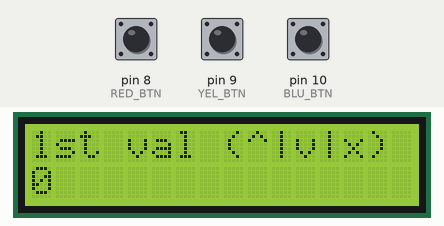
Recording of a sketch running on a simulated Arduino Uno, built with avr-gcc and run on an emulated ATmega328P. Parts: 16×2 character LCD. The test bench sets the inputs (shaded band); at power-on: pin 10 (BLU_BTN) HIGH, pin 9 (YEL_BTN) HIGH, pin 8 (RED_BTN) HIGH. What the sketch prints to the serial monitor is not drawn.

Above: at 1.2 s.
1.3 s: pin 10 (BLU_BTN) pulled LOW for 0.3 s
At 2.5 s:
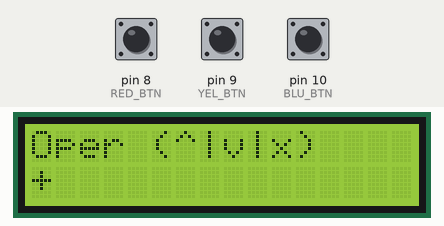
3.4 s: pin 9 (YEL_BTN) pulled LOW for 1 s
At 5.4 s:
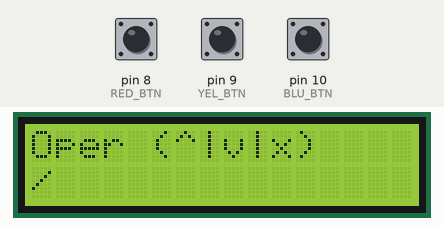
5.9 s: pin 10 (BLU_BTN) pulled LOW for 1 s
At 8.2 s:
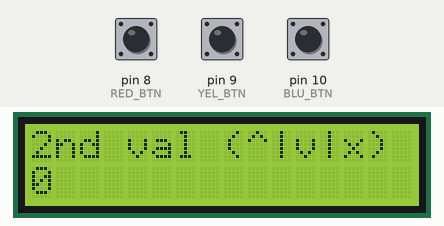
8.8 s: pin 10 (BLU_BTN) pulled LOW for 0.3 s
At 10.6 s:
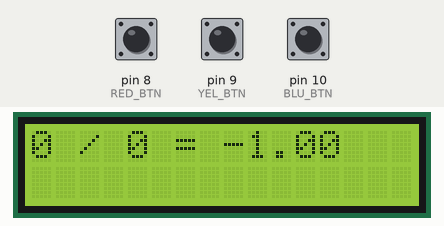
10.9 s: pin 10 (BLU_BTN) pulled LOW for 3.2 s
At 15.8 s:
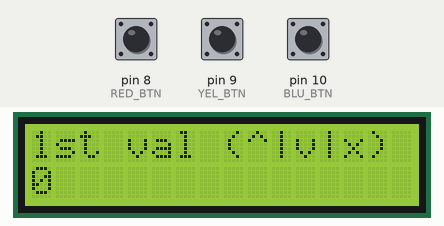
16.3 s: pin 9 (YEL_BTN) pulled LOW for 0.3 s
At 17.7 s:
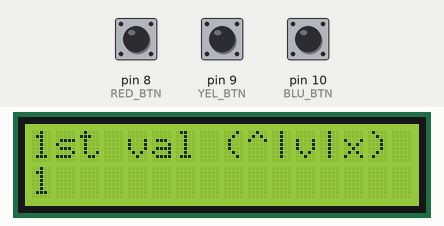
Timing chart, 0 to 19.1 s (numbered marks = the images above; inputs shaded):
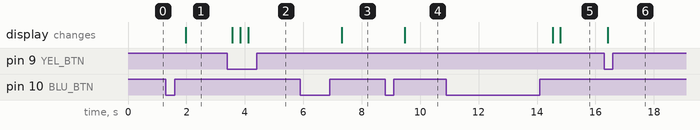

Measured:
- after the input at 1.3 s, the display: changes after 0.67 s (image 1)
- after the input at 3.4 s, the display: first changes after 0.17 s (image 2 shows a later state)
- after the input at 5.9 s, the display: changes after 1.4 s (image 3)
- after the input at 8.8 s, the display: changes after 0.68 s (image 4)
- after the input at 10.9 s, the display: first changes after 3.6 s (image 5 shows a later state)
- after the input at 16.3 s, the display: changes after 0.12 s (image 6)

The sketch:

049_lcd_calculator.ino
```cpp
/**
 * https://www.youtube.com/watch?v=4BaDaGTUgIY&list=PLGs0VKk2DiYw-L-RibttcvK-WBZm8WLEP&index=48
 *
 * LCD Display with I2C bus
 * Calculator
 *
 * Prompt user to input two values, then select an operation.
 * Display the equation and the result afterwards.
 *
 * Note:
 * - I2C addres: 39 (0x27)
 * - There are two possible i2c pin configurations:
 *   #1 - const int en = 2, rw = 1, rs = 0, d4 = 4, d5 = 5, d6 = 6, d7 = 7, bl = 3
 *   #2 - const int en = 4, rw = 5, rs = 5, d4 = 0, d5 = 1, d6 = 2, d7 = 3, bl = 7
 *   For your setup, use #1
 * - Troubleshooting for no display. Adjust potentiometer (blue dial at back of i2c)
 *   https://forum.arduino.cc/index.php?topic=453497.msg3120006#msg3120006
 */

#include <Wire.h>
#include <LiquidCrystal_I2C.h>

#define RED_BTN 8
#define YEL_BTN 9
#define BLU_BTN 10

const int en = 2, rw = 1, rs = 0, d4 = 4, d5 = 5, d6 = 6, d7 = 7, bl = 3; // i2c to lcd pinout
const int i2c_addr = 0x27; // i2c adapter address
const int delayMs = 250;
const int resetVal = 0;
const int maxVal = 9;
const int operMinVal = 0;
const int operMaxVal = 3;

int opPhase = 0; // 0: ask 1st val, 1: ask 2nd val, 2: ask oper, 3: show result
int redVal;
int yelVal;
int bluVal;
int prevBluVal = 1;

int val1 = 0; // 0 - 9
int val2 = 0; // 0 - 9
int opVal = 0; // 0: add , 1: subtract , 2: multiply , 3: divide
float result = 0; // final result
String opChar = "";

String q1 = "1st val (^|v|x)";
String q2 = "2nd val (^|v|x)";
String q3 = "Oper (^|v|x)";

LiquidCrystal_I2C lcd(i2c_addr, en, rw, rs, d4, d5, d6, d7, bl, POSITIVE);
//LiquidCrystal_I2C lcd(i2c_addr);

void setup() {
  // put your setup code here, to run once:
  lcd.begin(16,2); // 16 cols, 2 rows

  pinMode(RED_BTN, INPUT_PULLUP);
  pinMode(YEL_BTN, INPUT_PULLUP);
  pinMode(BLU_BTN, INPUT_PULLUP);

  Serial.begin(9600);
}

void loop() {
//  Serial.print("opPhase: ");
//  Serial.print(opPhase);
//  Serial.print(" val1: ");
//  Serial.print(val1);
//  Serial.print(" val2: ");
//  Serial.print(val2);
//  Serial.print(" opVal: ");
//  Serial.print(opVal);
//  Serial.println();

  Serial.print("redVal:");
  Serial.print(redVal);
  Serial.print(" yelVal:");
  Serial.print(yelVal);
  Serial.print(" bluVal:");
  Serial.print(bluVal);
  Serial.print(" prevBluVal:");
  Serial.print(prevBluVal);
  Serial.println();

  // get user input
  redVal = digitalRead(RED_BTN); // up
  yelVal = digitalRead(YEL_BTN); // down
  bluVal = digitalRead(BLU_BTN); // select

  lcd.clear();

  switch(opPhase){
    case 0: // ask for the 1st value
      lcd.setCursor(0,0);
      lcd.print(q1);

      val1 = getInputVal(val1, redVal, yelVal);

      // show values
      lcd.setCursor(0,1);
      lcd.print(val1);
      break;
    case 2: // ask for the 2nd value
      lcd.setCursor(0,0);
      lcd.print(q2);

      val2 = getInputVal(val2, redVal, yelVal);

      // show values
      lcd.setCursor(0,1);
      lcd.print(val2);
      break;
    case 1: // ask for the operation
      lcd.setCursor(0,0);
      lcd.print(q3);

      opVal = getOperVal(opVal, redVal, yelVal);
      opChar = getOperChar(opVal);

      // show values
      lcd.setCursor(0,1);
      lcd.print(opChar);
      break;
    case 3:// compute the result
      result = computeResult(val1, val2, opVal);
      opChar = getOperChar(opVal);

      lcd.setCursor(0,0);
      lcd.print(val1);

      lcd.setCursor(2,0);
      lcd.print(opChar);

      lcd.setCursor(4,0);
      lcd.print(val2);

      lcd.setCursor(6,0);
      lcd.print("=");

      lcd.setCursor(8,0);
      lcd.print(result);

      break;
    default:
      val1 = val2 = opVal = result = opPhase = resetVal;
      break;
  }

  if (bluVal == 1 && prevBluVal == 0){ // blue button press up
    // move to next phase
    Serial.println("move to next phase");
    opPhase++;
  }

  prevBluVal = bluVal;

  delay(delayMs);
}

int getInputVal(int val, int upBtn, int downBtn){
  if (upBtn == 0 && downBtn == 1) {
    val--; // decrement

    if (val < resetVal){
      val = resetVal;
    }
  } else if (upBtn == 1 && downBtn == 0) {
    val++; // increment

    if (val > maxVal){
      val = maxVal;
    }
  }

  return val;
}

int getOperVal(int val, int upBtn, int downBtn){
  if (upBtn == 0 && downBtn == 1) {
    val--; // decrement

    if (val < operMinVal){
      val = operMinVal;
    }
  } else if (upBtn == 1 && downBtn == 0) {
    val++; // increment

    if (val > operMaxVal){
      val = operMaxVal;
    }
  }

  return val;
}

String getOperChar(int val){
  String opChar = "";

  switch(val){
    case 0: // addition
      opChar = "+";
      break;
    case 1: // subtraction
      opChar = "-";
      break;
    case 2: // multiplication
      opChar = "*";
//      opChar = "×";
      break;
    case 3: // division
      opChar = "/";
//      opChar = "÷";
      break;
    default:
      opChar = "!";
  }

  return opChar;
}

float computeResult (int v1, int v2, int op){
  float res = 0;

  switch(op){
    case 0: // addition
      res = v1 + v2;
      break;
    case 1: // subtraction
      res = v1 - v2;
      break;
    case 2: // multiplication
      res = v1 * v2;
      break;
    case 3: // division
      res = v1 / v2;
      break;
  }

  return res;
}
```
